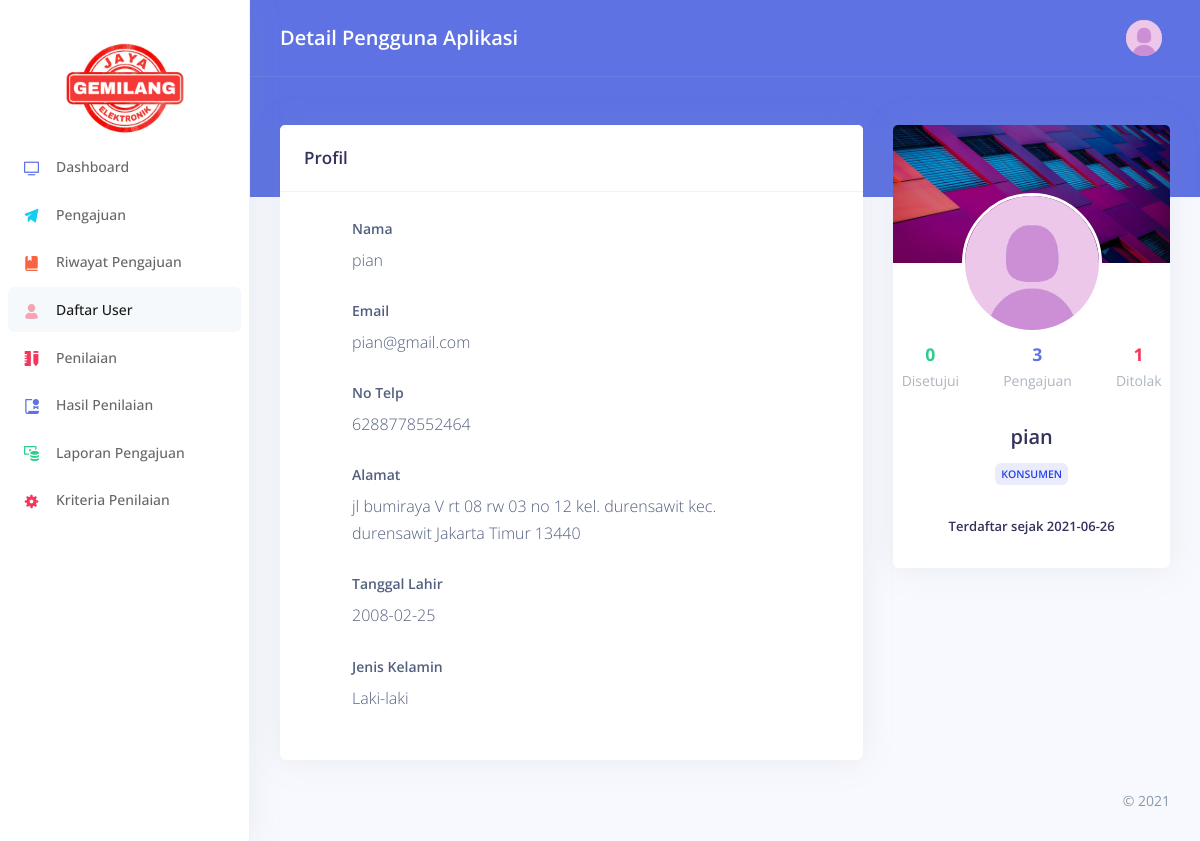
Screenshot of /users/detail/9 with the database file from the repository.
### tables this page shows
CREATE TABLE `user` (
  `id` int(11) NOT NULL,
  `fullname` varchar(255) DEFAULT NULL,
  `email` varchar(30) DEFAULT NULL,
  `phone` varchar(15) DEFAULT NULL,
  `address` text DEFAULT NULL,
  `birthdate` datetime DEFAULT NULL,
  `gender` char(1) DEFAULT NULL,
  `password` varchar(50) DEFAULT NULL,
  `created_date` datetime DEFAULT NULL,
  `role` varchar(15) DEFAULT NULL,
  `updated_date` datetime DEFAULT NULL
);

### application/core/MY_Controller.php (called while the page is built, shortened)
<?php if (!defined('BASEPATH')) exit('No direct script access allowed');
class Core_Controller extends CI_Controller
{
  public function template($view = "", $title = "", $data = [])
  {
    $dta['content'] = $view;
    $dta['site_title'] = "Creditapp";
    $dta['site_subtitle'] = $title;
    $pass = array_merge($dta, $data);
    $this->load->view('template_v', $pass);
  }
}

### application/controllers/Users.php (called while the page is built, shortened)
<?php
class Users extends Core_Controller
{
  public function detail($id)
  {
    $data['sub'] = $this->User_m->getSubs($id);
    $data['apr'] = $this->User_m->getApprove($id);
    $data['rjc'] = $this->User_m->getReject($id);
    $data['usr'] = $this->User_m->getUserbyId($id)->row_array();
    $this->template("detail_user_v", "Detail Pengguna Aplikasi", $data);
  }
}

### index.php (called while the page is built, shortened)
<?php
require_once BASEPATH.'core/CodeIgniter.php';

### application/models/User_m.php (called while the page is built, shortened)
<?php if (!defined('BASEPATH')) exit('No direct script access allowed');
class User_m extends CI_Model
{
  public function getUserById($id)
  {
    $this->db->where(['id' => $id]);
    return $this->db->get("user");
  }
  public function getSubs($id = "")
  {
    if (!empty($id)) {
      $this->db->where(['user_id' => $id]);
    }
    return $this->db->select('id as total')->get("submission")->num_rows();
  }
  public function getApprove($id = "")
  {
    if (!empty($id)) {
      $this->db->where(['user_id' => $id]);
    }
    return $this->db
      ->select('id as total')
      ->where(['status' => 'Disetujui'])
      ->get("submission")
      ->num_rows();
  }
  public function getReject($id = "")
  {
    if (!empty($id)) {
      $this->db->where(['user_id' => $id]);
    }
    return $this->db
      ->select('id as total')
      ->where(['status' => 'Ditolak'])
      ->get("submission")
      ->num_rows();
  }
}

### application/views/detail_user_v.php (the view, shortened to what this page needs)
<div class="row">
  <div class="col-xl-4 order-xl-2">
    <div class="card card-profile">
      <div class="row justify-content-center">
        <div class="col-lg-3 order-lg-2">
          <div class="card-profile-image">
            <a href="#">
              <img src="<?= base_url('assets/img/theme/default-pict.jpg') ?>" class="rounded-circle">
            </a>
          </div>
        </div>
      </div>
      <div class="card-body pt-0">
        <div class="row">
          <div class="col">
            <div class="card-profile-stats d-flex justify-content-center">
              <div>
                <span class="heading text-success"><?= $apr ?></span>
                <span class="description">Disetujui</span>
              </div>
              <div>
                <span class="heading text-primary"><?= $sub ?></span>
                <span class="description">Pengajuan</span>
              </div>
              <div>
                <span class="heading text-danger"><?= $rjc ?></span>
                <span class="description">Ditolak</span>
              </div>
            </div>
          </div>
        </div>
        <div class="text-center">
          <h5 class="h2"> <?= $usr['fullname'] ?> </h5>
          <div class="h5 badge badge-<?= $usr['role'] == 'Konsumen' ? 'primary' : 'success' ?>">
            <?= $usr['role'] ?>
          </div>
          <div class="h5 mt-4">
            Terdaftar sejak <?= substr($usr['created_date'], 0, 10) ?>
          </div>
        </div>
      </div>
    </div>
  </div>
  <div class="col-xl-8 order-xl-1">
    <div class="card">
      <div class="card-header">
        <div class="row align-items-center">
          <div class="col-8">
            <h3 class="mb-0">Profil</h3>
          </div>
        </div>
      </div>
      <div class="card-body">
        <div class="pl-lg-5">
          <div class="row">
            <div class="col-lg-11">
              <div class="form-group">
                <label class="form-control-label" for="input-username">Nama</label>
                <p><?= $usr['fullname'] ?> </p>
              </div>
            </div>
          </div>
          <div class="row">
            <div class="col-lg-11">
              <div class="form-group">
                <label class="form-control-label" for="input-email">Email</label>
                <p><?= $usr['email'] ?> </p>
              </div>
            </div>
          </div>
          <div class="row">
            <div class="col-lg-11">
              <div class="form-group">
                <label class="form-control-label" for="input-first-name">No Telp</label>
                <p><?= $usr['phone'] ?> </p>
              </div>
            </div>
          </div>
          <div class="row">
            <div class="col-lg-11">
              <div class="form-group">
                <label class="form-control-label" for="input-last-name">Alamat</label>
                <p><?= $usr['address'] ?> </p>
              </div>
            </div>
          </div>
          <div class="row">
            <div class="col-lg-11">
              <div class="form-group">
                <label class="form-control-label" for="input-first-name">Tanggal Lahir</label>
                <p><?= substr($usr['birthdate'], 0, 10) ?></p>
              </div>
            </div>
          </div>
          <div class="row">
            <div class="col-lg-11">
              <div class="form-group">
                <label class="form-control-label" for="input-first-name">Jenis Kelamin</label>
                <p><?= $usr['gender'] == "m" ? "Laki-laki" : "Perempuan" ?> </p>
              </div>
            </div>
          </div>
        </div>
      </div>
    </div>
  </div>
</div>

### rows the page displays
user: fullname "pian", role "KONSUMEN", created_date "2021-06-26", email "pian@gmail.com", phone "6288778552464", address "jl bumiraya V rt 08 rw 03 no 12 kel. durensawit kec. durensawit Jakarta Timur 13440", birthdate "2008-02-25"

### other values shown
$site_subtitle "Detail Pengguna Aplikasi"
$apr "0"
$sub "3"
$rjc "1"
